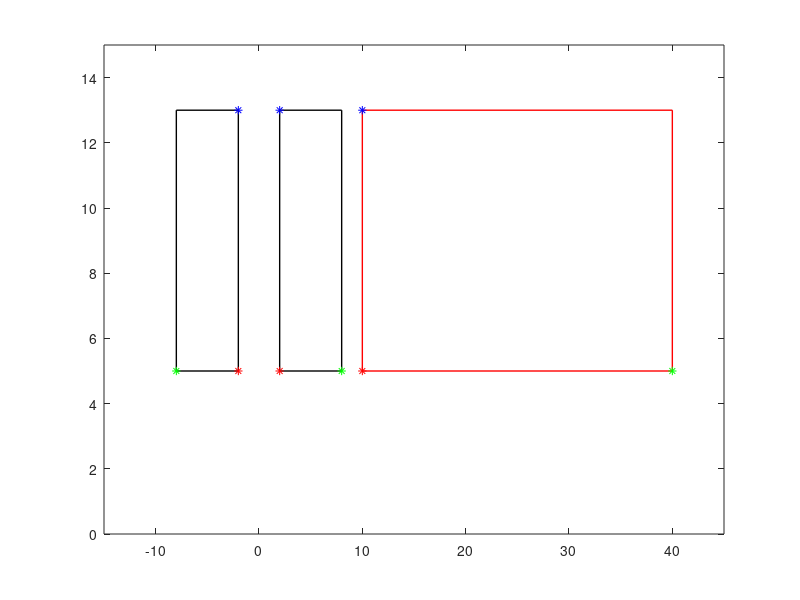

Source code (MATLAB):
% First, choose 2 vectors (note that in the code above these two vectors are (0, 0) and
% (1, 2)) the terminal points of which are used to form a rectangle. Plot this rectangle
% using code similar to that provided above. 

% Plot a rectangle with the vectors (2, 5) and (8, 13)
org_vector1 = [2;5]
org_vector2 = [8;13]
org_matrix = cat(2, org_vector1, org_vector2)
org_v = [org_matrix(1,1), org_matrix(1,2), org_matrix(1,2), org_matrix(1,1), org_matrix(1,1)]
org_z = [org_matrix(2,1), org_matrix(2,1), org_matrix(2,2), org_matrix(2,2), org_matrix(2,1)]
plot(org_v, org_z, 'k-', 'LineWidth', 1);
hold on;

% Plot red at the first vector, green at the second vector, and blue at the midpoint of the rectangle
P = [2 8 8 2;5 5 13 13];
plot(P(1,1),P(2,1),'r*');
plot(P(1,2),P(2,2),'g*');
plot(P(1,4),P(2,4),'b*');
axis([-15 45 0 15]);

% Then choose TWO different matrices each
% of which performs a single geometric operation of your choice. In both cases, multiply
% your 2 vectors by these matrices and plot the resulting rectangles. Include one plot in
% your report which shows your original rectangle and your two transformed rectangles.
% Include the matrices you used to do the transformation.

% Stretch in the x-direction by a factor of 5... DONE CHECK
xStretch_Operation = [5 0; 0 1];
xStretch_Result_matrix = xStretch_Operation * org_matrix;
xStretch_Result_v = [xStretch_Result_matrix(1,1), xStretch_Result_matrix(1,2), xStretch_Result_matrix(1,2), xStretch_Result_matrix(1,1), xStretch_Result_matrix(1,1)]
xStretch_Result_z = [xStretch_Result_matrix(2,1), xStretch_Result_matrix(2,1), xStretch_Result_matrix(2,2), xStretch_Result_matrix(2,2), xStretch_Result_matrix(2,1)]
plot(xStretch_Result_v, xStretch_Result_z, 'r-', 'LineWidth', 1);
hold on;
% Plotting where the red, green, and blue points are
P = [10 40 40 10;5 5 13 13];
plot(P(1,1),P(2,1),'r*');
plot(P(1,2),P(2,2),'g*');
plot(P(1,4),P(2,4),'b*');

% Reflection across the y-axis ... DONE CHECK
yReflect_Operation = [-1 0; 0 1];
yReflect_Result_Matrix = yReflect_Operation * org_matrix;
yReflect_v = [yReflect_Result_Matrix(1,1), yReflect_Result_Matrix(1,2), yReflect_Result_Matrix(1,2), yReflect_Result_Matrix(1,1), yReflect_Result_Matrix(1,1)];
yReflect_z = [yReflect_Result_Matrix(2,1), yReflect_Result_Matrix(2,1), yReflect_Result_Matrix(2,2), yReflect_Result_Matrix(2,2), yReflect_Result_Matrix(2,1)];
plot(yReflect_v, yReflect_z, 'k-', 'LineWidth', 1);
hold on;
% Plotting where the red, green, and blue points are
P = [-2 -8 -8 -2;5 5 13 13];
plot(P(1,1),P(2,1),'r*');
plot(P(1,2),P(2,2),'g*');
plot(P(1,4),P(2,4),'b*');